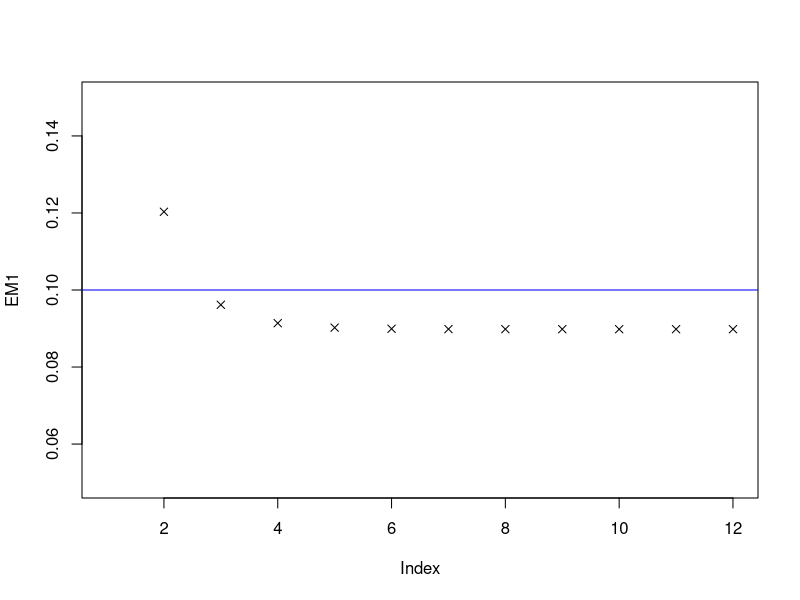
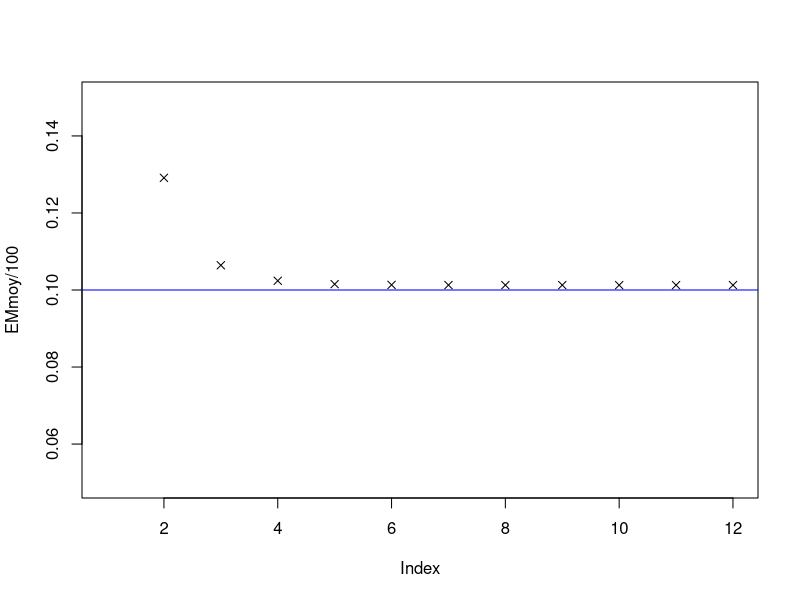
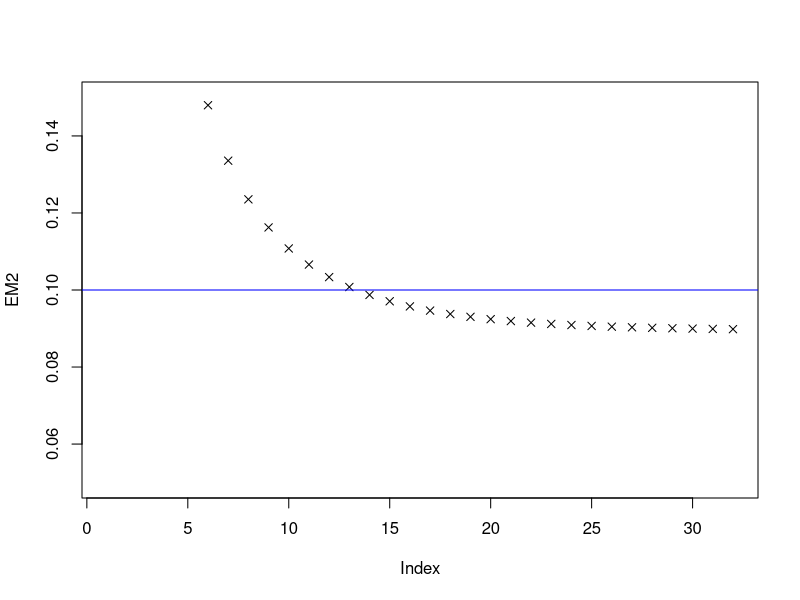
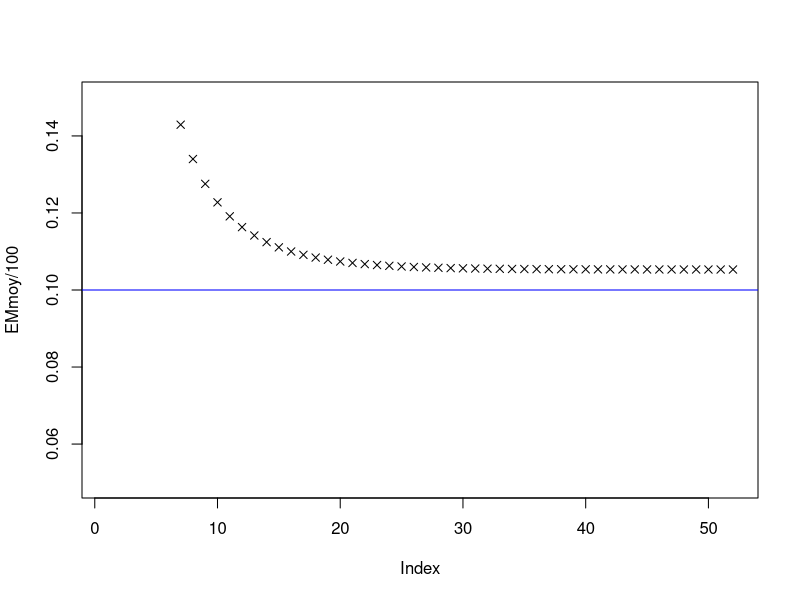
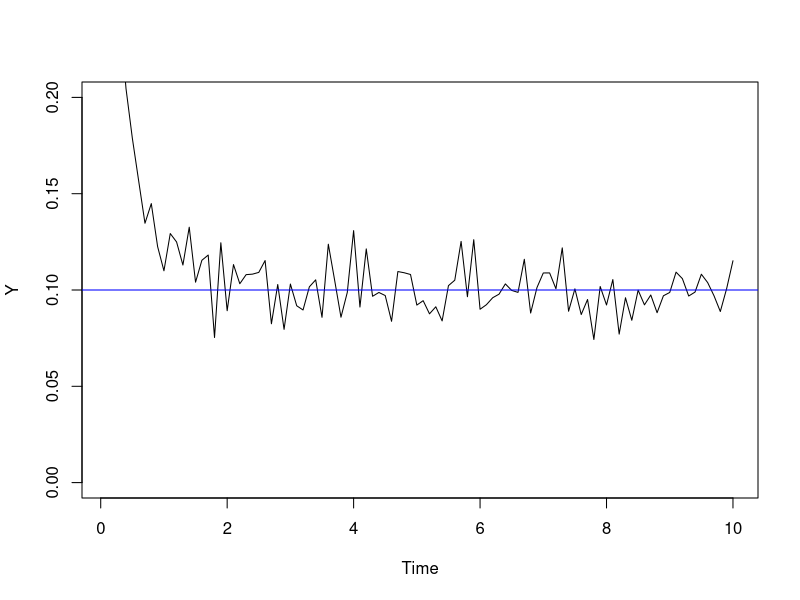
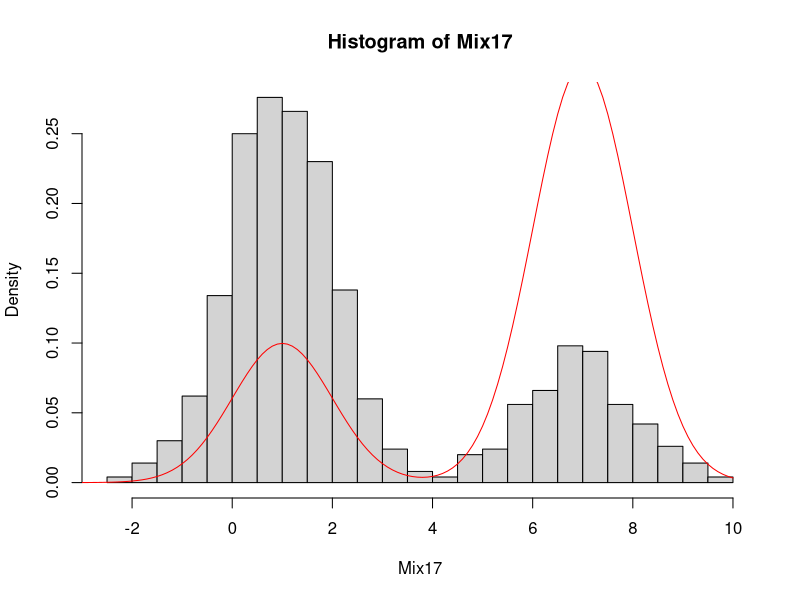
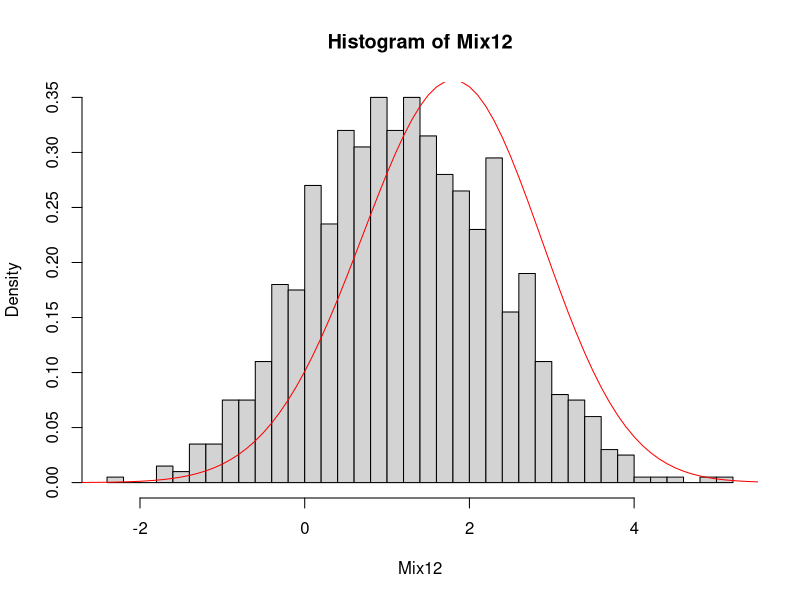

Write R code to recreate these figures, in order.
# TP 7 - Algorithme EM et applications

#############################
##  I - Données censurées  ##
#############################

# la fonction m0 :
m0 <- function(x,Time){
  n <- length(x) ; m <- 0
  for (j in 1:n){if (x[j]>=Time){m <- m+1}}
  return(m)}

# plus malin :
m0 <- function(x,Time){sum(x>=Time)}

# l'algorithme EM pour données censurées :
EMcensure <- function(x,k,Time,theta0){
  n <- length(x)
  theta <- 1:(k+1)
  theta[1] <- theta0 
  for (j in 1:(k+1)){
    theta[j+1] <- 1/(mean(x)+m0(x,Time)/(n*theta[j]))
  }
  return(theta)
}

# Test sur données artificielles :
rexp(200,0.1)
T1 <- 15

x <- pmin(rexp(200,0.1),T1)
theta0 <- rexp(1)
EM1 <- EMcensure(x,10,T1,theta0)
EM1
plot(EM1, ylim=c(0.05,0.15), pch=4)
abline(a=0.1,b=0,col="blue")

# En moyenne sur 100 jeux de données X aléatoires ?
theta0 <- rexp(1)
EMmoy <- EMcensure(pmin(rexp(200,0.1),T1),10,T1,theta0)
for (i in 1:100){EMmoy <- EMmoy + EMcensure(pmin(rexp(200,0.1),T1),10,T1,theta0)}
plot(EMmoy/100, ylim=c(0.05,0.15), pch=4)
abline(a=0.1,b=0,col="blue")


T2 <- 2
y <- pmin(rexp(200,0.1),T2)
EM2 <- EMcensure(y,30,T2,theta0)
EM2
plot(EM2, ylim=c(0.05,0.15), pch=4)
abline(a=0.1,b=0,col="blue")

# En moyenne sur 100 jeux de données X aléatoires ?
theta0 <- rexp(1)
EMmoy <- EMcensure(pmin(rexp(200,0.1),T2),50,T2,theta0)
for (i in 1:100){EMmoy <- EMmoy + EMcensure(pmin(rexp(200,0.1),T2),50,T2,theta0)}
plot(EMmoy/100, ylim=c(0.05,0.15), pch=4)
abline(a=0.1,b=0,col="blue")

# Influence de T :
Time <- seq(0.1,10,0.1)
Y <- vector()
for (j in 1:100){
  Y[j] <- EMcensure(pmin(rexp(200,0.1),Time[j]),15,Time[j],theta0)[15]
}
plot(Time,Y,type='l',ylim=c(0,0.2))
abline(a=0.1,b=0,col="blue")



###############################
##  II - Mélanges gaussiens  ##
###############################

set.seed(124)

MelangeGauss <- function(n,theta){
  x <- vector()
  for (i in 1:n){
    z <-rbinom(1,1,theta[1])+1
    if (z==1) {x[i] <- rnorm(1, mean=theta[2])} 
    else {x[i] <- rnorm(1, mean=theta[3])}
  }
  return(x)}

Mix17 <- MelangeGauss(1000,c(0.25,1,7))
hist(Mix17,breaks=40,freq=FALSE)
u <- seq(-10,10,0.1)
lines(u,0.25*dnorm(u,1,1)+0.75*dnorm(u,7,1),col='red')


Mix12 <- MelangeGauss(1000,c(0.25,1,2))
hist(Mix12,breaks=40,freq = FALSE)
lines(u,0.25*dnorm(u,1,1)+0.75*dnorm(u,2,1),col='red')


# Retrouver les paramètres avec l'algorithme EM

# on construit la matrice H_ij(theta) :

H <- function(x,theta){
  n <- length(x)
  H <- array(0,dim=c(n,2))
  
  for (i in 1:n){
    Somme = (theta[1]*dnorm(x[i],theta[2],1)+(1-theta[1])*dnorm(x[i],theta[3],1))
    
    H[i,1] <- theta[1]*dnorm(x[i],theta[2],1)/Somme
    
    H[i,2] <- (1-theta[1])*dnorm(x[i],theta[3],1)/Somme
  } 
  return(H)
}

# on construit la suite theta_k obtenue par l'algorithme EM :
EMgauss <- function(x,k,theta0){
  theta <- array(0,dim=c(k+1,3))
  theta[1,] <- theta0
  for (u in 2:(k+1)){
    theta[u,1] <- mean(H(x,theta[u-1,])[,1])
    theta[u,2] <- sum( x*(H(x,theta[u-1,])[,1]) )/sum( H(x,theta[u-1,])[,1] )
    theta[u,3] <- sum( x*(H(x,theta[u-1,])[,2]) )/sum( H(x,theta[u-1,])[,2] )
  }
  return(theta)
}

# Conditions initiales aléatoires :
theta0 <- c(runif(1),rnorm(2))
EMgauss(Mix17,15,theta0)[16,]

# Conditions initiales aléatoires :
init <- c(runif(1),rnorm(2))
EMgauss(Mix12,15,init)[16,]

# Retrouver qui étaient les z_i ?
theta_est <- EMgauss(Mix17,15,init)[16,]
theta_est
H_est <- H(Mix17,theta_est) 
z_est <- c() ; 
for (i in 1:1000){z_est[i] <- which.max(H_est[i,])} # commande which.max !
z_est



# BONUS : Il existe des commandes R [ça utilise le package "mixtools"]
library(mixtools)
EM_Mix17 <- normalmixEM(Mix17)
names(EM_Mix17)
EM_Mix17$lambda # donne les estimations de p et 1-p 
EM_Mix17$mu # donne les estimations mu1 et mu2

EM_Mix12 <- normalmixEM(Mix12)
EM_Mix12$lambda 
EM_Mix12$mu
